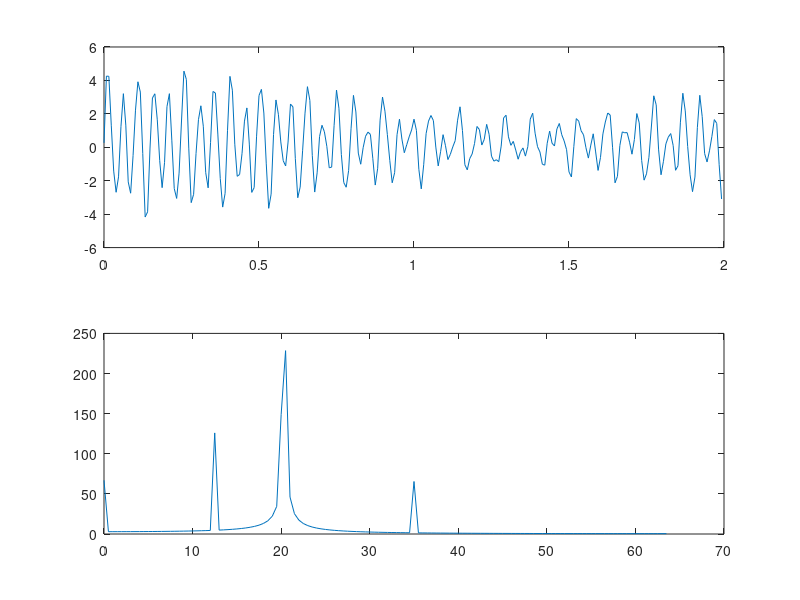

Reproduce this figure in MATLAB.
%a continuacion se genera una se�al f que se compone de la suma de
%senoidales de las sihuientes frecuencias: 5, 12.5, 20 y 35 hz,
%dada por x(t) = 0.25+sen(2pi5t)+ sen(2pi12.5t)*sen(2pi20t)+sen(2pi35t);
N=256;
T=1/128;
k=0:N-1;
time = k*T;
f0= 0.25+2*sin(2*pi*5+k+T)+1*sin(2*pi*12.5*k*T);
f = f0+1.5*sin(2*pi*20*k*T) + 0.5*sin(2*pi*35*k*T);
%plot(time,f)
F=fft(f);
ff=0:1/length(k): 1-(1/length(k))
freq=(1/T)*ff;
subplot(2,1,1)
plot(time,f)
subplot(2,1,2)
freq2=freq(1:128)
F2=F(1:128)
plot(freq2,abs(F2))